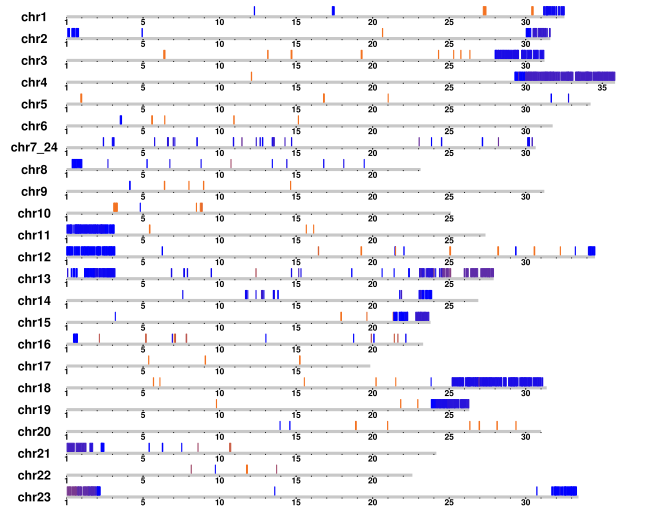

Here is the R script that generated this plot:
#### LOAD PACKAGES ####
library(karyoploteR)
library(viridisLite)
library(grDevices)

#### LOAD IN DATA ####
chrs <- read.delim(paste0("../../SNPBasedLOH/data/chrIndex.tsv"),
                   sep="\t",row.names = NULL,header = T)
# colnames(genomeCN)[5:23] <- gsub(".","-",colnames(genomeCN)[5:23],
#                                  fixed=T)

#cutoff GQ
parentalSpecies <- "LM"
cutoffGQ <- 10
cutoffDP <- 6

#set up dfs to store
SNPall <- as.data.frame(matrix(NA,nrow=0,ncol=3))
LOHRegions <- as.data.frame(matrix(NA,nrow=0,ncol=4))
LOHAnc <- as.data.frame(matrix(NA,nrow=0,ncol=4))

for(i in unique(chrs$CHR)){
  curLOHRegions <- read.delim(paste0("../../SNPBasedLOH/output/LOHRegions/",i,"LOHRegions_GQ",cutoffGQ,"_DP",cutoffDP,"_",parentalSpecies,".tsv"),sep="\t")
  LOHRegions <- rbind(LOHRegions,curLOHRegions)
}


LOHRegions$intSize <- LOHRegions$end - LOHRegions$start

#### SET UP COPY NUMBER DF ####
# keepCN <- c()
# for(i in 1:nrow(LOHRegions)){
#   keepCN <- c(keepCN,which(genomeCN$chr==LOHRegions$chr[i] & 
#           ((genomeCN$start<=LOHRegions$start[i] &
#              genomeCN$end>=LOHRegions$start[i]) | 
#           (genomeCN$start>=LOHRegions$start[i] &
#              genomeCN$end<=LOHRegions$end[i]) |
#           (genomeCN$start<=LOHRegions$end[i] &
#              genomeCN$end>=LOHRegions$end[i]))))
# }
# lohCN <- genomeCN[keepCN,]  
# 
# sampWideAvgL<- list()
# for(i in 1:nrow(lohCN)){
#   sampWideAvgL[[length(sampWideAvgL) + 1]] <- mean(as.numeric(lohCN[i,5:23]))
# }
# 
# sampWideAvgL<- list()
# for(i in 1:nrow(lohCN)){
#   sampWideAvgL[[length(sampWideAvgL) + 1]] <- mean(as.numeric(lohCN[i,5:23]))
# }
# 
# 
# lohCN$sampWideAvg <- do.call(rbind,sampWideAvgL)

#### SETUP FOR PLOTTING ####

#create custom karyotype
pforKaryotype <- toGRanges(data.frame(chr=c(chrs$CHR), start=c(chrs$START), end=c(chrs$END)))
# pforKaryotype <- toGRanges(data.frame(chr=c("chr7_24"), start=c(1), end=c(chrs$END[7])),plot.type=2)
pforKaryoteBase <- plotKaryotype(genome = pforKaryotype,chromosomes="all",
                                 ideogram.plotter = NULL,
                                 plot.type=2,cex=2)
kpAddCytobandsAsLine(pforKaryoteBase)

#generate color scales
colorGrad <- colorRampPalette(c("#0000FF", "#F37221"))
nSampCols <- colorGrad(19)

#loop through and add color color to regions df
for(i in 1:nrow(LOHRegions)){
  #LOHRegions$col[i] <- nSampCols[which(sort(unique(LOHRegions$group)) == LOHRegions$group[i])]
  LOHRegions$col[i] <- nSampCols[which(1:19 == LOHRegions$group[i])]
}

#subset to just large regions
LOHRegions <- LOHRegions[which(LOHRegions$intSize >= 1000),]

#convert to grange object
LOHGRegions <- toGRanges(LOHRegions)

#### PLOT ALL LOH REGIONS ####

#open cairo device
pdf(file=paste0("suppFigAllTracts.pdf"),
    width=6.49,height=5.15)
#plot base karyotype
pforKaryoteBase <- plotKaryotype(genome = pforKaryotype,chromosomes="all",
                                 ideogram.plotter = NULL,
                                 plot.type=2,cex=0.75,font=2)
kpAddCytobandsAsLine(pforKaryoteBase)
kpAddBaseNumbers(pforKaryoteBase,tick.dist=5000000,minor.tick.dist = 1000000,cex=0.5,font=2)
kpPlotRegions(pforKaryoteBase,data=LOHGRegions,col=LOHGRegions$col,border=NULL,avoid.overlapping = F,r0=0,r1=1)
dev.off()
